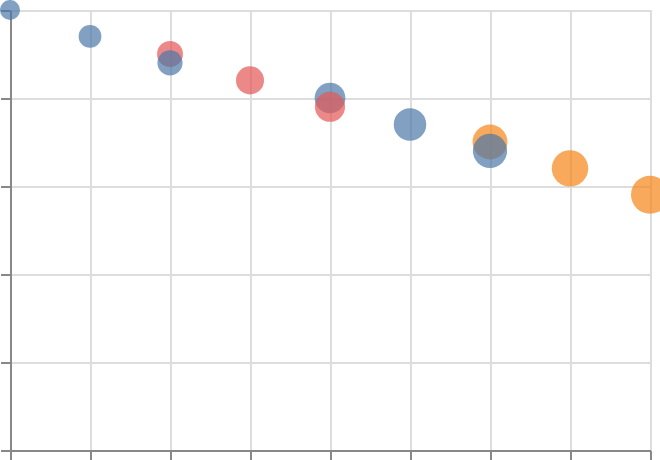

The Vega-Lite source for this figure:
### Vega-Lite specification from a JSON file in a GitHub repository (floating-point values rounded to 4 significant figures)
{"$schema": "https://vega.github.io/schema/vega-lite/v6.json", "padding": 5, "autosize": "none", "width": 320, "height": 220, "data": {"values": [{"year": 1990, "date": "1990-06-15", "country": "a", "region": "east", "pop": 10, "life": 50, "fert": 5.0}, {"year": 1990, "date": "1990-06-15", "country": "b", "region": "west", "pop": 17, "life": 54, "fert": 4.5}, {"year": 1990, "date": "1990-06-15", "country": "c", "region": "east", "pop": 24, "life": 58, "fert": 4.0}, {"year": 1990, "date": "1990-06-15", "country": "d", "region": "south", "pop": 31, "life": 62, "fert": 3.5}, {"year": 1991, "date": "1991-06-15", "country": "a", "region": "east", "pop": 13, "life": 52, "fert": 4.7}, {"year": 1991, "date": "1991-06-15", "country": "b", "region": "west", "pop": 20, "life": 56, "fert": 4.2}, {"year": 1991, "date": "1991-06-15", "country": "c", "region": "east", "pop": 27, "life": 60, "fert": 3.7}, {"year": 1991, "date": "1991-06-15", "country": "d", "region": "south", "pop": 34, "life": 64, "fert": 3.2}, {"year": 1992, "date": "1992-06-15", "country": "a", "region": "east", "pop": 16, "life": 54, "fert": 4.4}, {"year": 1992, "date": "1992-06-15", "country": "b", "region": "west", "pop": 23, "life": 58, "fert": 3.9}, {"year": 1992, "date": "1992-06-15", "country": "c", "region": "east", "pop": 30, "life": 62, "fert": 3.4}, {"year": 1992, "date": "1992-06-15", "country": "d", "region": "south", "pop": 37, "life": 66, "fert": 2.9}]}, "params": [{"name": "anim", "select": {"type": "point", "on": "timer", "fields": ["year"]}}], "transform": [{"filter": {"param": "anim"}}], "mark": {"type": "point", "filled": true}, "encoding": {"x": {"field": "life", "type": "quantitative", "scale": {"zero": false}}, "y": {"field": "fert", "type": "quantitative"}, "size": {"field": "pop", "type": "quantitative"}, "color": {"condition": {"test": {"param": "anim"}, "field": "region", "type": "nominal"}, "value": "lightgray"}, "time": {"field": "year", "type": "ordinal"}}}
